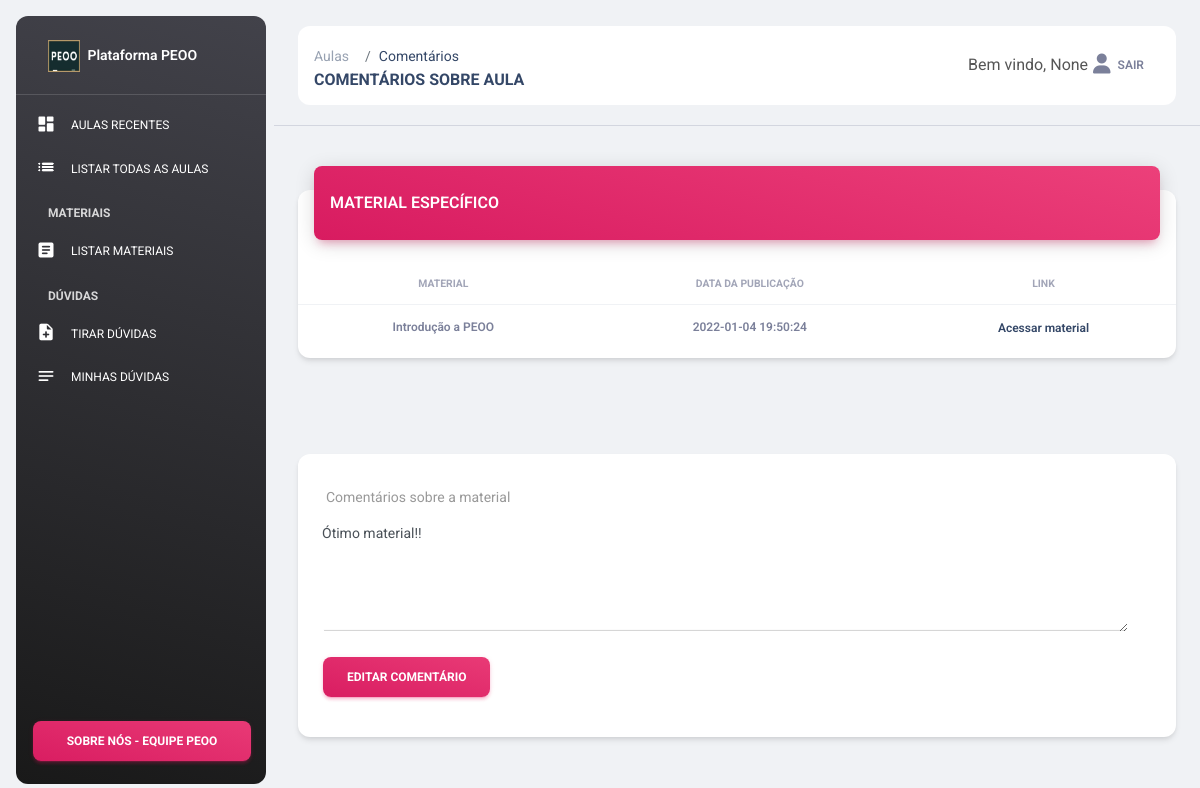
Page /materiais/comentarios/editar/10/ (signed in) on the committed database.
### tables this page shows
CREATE TABLE materiais (
  id integer primary key,
  titulo text not null,
  descricao text not null,
  publicacao datetime default (
    strftime('%Y-%m-%d %H:%M:%S', 'now', 'localtime')
  ),
  link text not null,
  teacher_id integer,
  foreign key (teacher_id) references usuarios (id)
);

CREATE TABLE comentarios_materiais(
  id integer primary key autoincrement, 
  comentario text not null,
  created_at datetime default (
    strftime('%Y-%m-%d %H:%M:%S', 'now', 'localtime')
  ),
  usuario_id integer,
  material_id integer,
  foreign key (usuario_id) references usuarios (id),
  foreign key (material_id) references materiais (id)
);

### app/routes.py (the view, shortened to what this page needs)
@app.route('/materiais/comentarios/editar/<comentario_id>/', methods=['GET', 'POST',])
@login_is_required
def editar_comentario_material(comentario_id):
  comentariosdao = ComentariosMaterialDAO(get_db())
  comentario = comentariosdao.obter(comentario_id)
  if( comentario is not None ):
    if( comentario[3] != session['infos']['id'] ):
      flash('Não é possível editar um comentário que não foi você quem fez!', 'warning')
      return redirect(url_for('materiais_comentarios', material_id=comentario[4]))
  else:
    flash("Comentário inexistente!", 'danger')
    return redirect(url_for('materiais_comentarios', material_id=comentario[4]))
  materialdao = MaterialDAO(get_db())
  material = materialdao.obter(comentario[4])
  return render_template('comentarios-materiais-editar.html', material=material, comentario=comentario)

### app/controllers/comentariosmaterialdao.py (called while the page is built)
  def obter(self, comentario_id):
    sql = """
    select *
    from comentarios_materiais
    where id = ?;
    """
    self.cursor.execute(sql, (comentario_id,))
    return self.cursor.fetchone()

### app/controllers/materiaisdao.py (called while the page is built)
  def obter(self, id):
    sql = """
    select * from materiais
    where id = ?;
    """
    cursor = self.db.cursor()
    cursor.execute(sql, (id,))
    return cursor.fetchone()

### app/models/connection.py (called while the page is built)
def get_db():
  db = getattr(g, '_database', None)
  if db is None:
    g._database = sqlite3.connect(DATABASE)
    db = g._database
  return db

@app.teardown_appcontext
def close_connection(exception):
  db = getattr(g, '_database', None)
  if db is not None:
    db.close()

### app/utils/__init__.py (called while the page is built)
def login_is_required(f):
  @wraps(f)
  def decorated_function(*args, **kwargs):
    if( session.get('logged') is None ):
      flash("É necessário estar logado para ter acesso a essa funcionalidade!", "warning")
      return redirect(url_for("signin_suap"))
    return f(*args, **kwargs)
  return decorated_function

### app/templates/comentarios-materiais-editar.html (shortened to what this page needs)
<!DOCTYPE html>
<html lang="en">
<head>
  {% include "components/head.html" %}
</head>
<body class="g-sidenav-show  bg-gray-200">
  {% if session['infos']['tipo_vinculo'] == 1 %}
    {% include "components/navbar.html" %}
  {% else %}
    {% include "components/navbar-aluno.html" %}
  {% endif %}
  <main class="main-content position-relative max-height-vh-100 h-100 border-radius-lg "><br>
  <nav class="navbar navbar-main navbar-expand-lg nav-fixed-top px-0 mx-4 shadow-none border-radius-xl" id="navbarBlur" navbar-scroll="true">
    <div class="container-fluid py-1 px-3">
      <nav aria-label="breadcrumb">
        <ol class="breadcrumb bg-transparent mb-0 pb-0 pt-2 px-0 me-sm-6 me-5">
          <li class="breadcrumb-item text-sm"><a class="opacity-5 text-dark" href="javascript:;">Aulas</a></li>
          <li class="breadcrumb-item text-sm text-dark active" aria-current="page">Comentários</li>
        </ol>
        <h6 class="font-weight-bolder mb-0">Comentários sobre aula</h6>
      </nav>
      <div class="collapse navbar-collapse mt-sm-0 mt-2 me-md-0 me-sm-4" id="navbar">
        <ul class="navbar-nav ms-md-auto pe-md-3 d-flex align-items-center justify-content-end">
          <li class="nav-item d-flex align-items-center">
            <span class="d-sm-inline d-none">Bem vindo, {{session['infos']['nome_usual']}}</span>
          </li>
          <li class="nav-item d-flex align-items-center">
            <a href="{{ url_for('logout') }}" class="nav-link text-body font-weight-bold px-0">
              <i class="fa fa-user me-sm-1"></i>
              <span class="d-sm-inline d-none">Sair</span>
            </a>
          </li>
        </ul>
      </div>
    </div>
  </nav>
	<hr>
    <div class="container-fluid py-4">
      <div class="row">
        <div class="col-12">
          <div class="card my-4">
            <div class="card-header p-0 position-relative mt-n4 mx-3 z-index-2">
              <div class="bg-gradient-primary shadow-primary border-radius-lg pt-4 pb-3">
                <h6 class="text-white text-capitalize ps-3">MATERIAL ESPECÍFICO</h6>
              </div>
            </div>
            <div class="card-body px-0 pb-2">
              <div class="table-responsive p-0">
                <table class="table align-items-center mb-0">
                  <thead>
                    <tr>
                      <th class="text-center text-uppercase text-secondary text-xxs font-weight-bolder opacity-7">Material</th>
                      <th class="text-center text-uppercase text-secondary text-xxs font-weight-bolder opacity-7">Data da publicação</th>
                      <th class="text-center text-uppercase text-secondary text-xxs font-weight-bolder opacity-7">Link</th>
                    </tr>
                  </thead>
                  <tbody>
                    <tr>
                      <td class="align-middle text-center text-sm">
                        <p class="text-xs font-weight-bold mb-0">{{material[1]}}</p>
                      </td>
                      <td class="align-middle text-center text-sm">
                        <p class="text-xs font-weight-bold mb-0">{{material[3]}}</p>
                      </td>
                      <td class="align-middle text-center text-sm">
                        <a class="text-xs font-weight-bold mb-0" target="_blank" href="{{material[4]}}">Acessar material</a>
                      </td>
                    </tr>
                  </tbody>
                </table>
              </div>
            </div>
          </div>
        </div>
      </div>
    </div>
      <div class="container-fluid py-4">
        <div class="row">
          <div class="col-12">
            <div class="card my-4">
                <div class="card-body">
                  <form method="POST" action="/materiais/comentarios/editar/{{ comentario[0] }}/">
                      <div class="row">
                        <div class="row">
                        <div class="col-md-12">
                        <div class="form-group">
                          <div class="form-group">
                          <label class="bmd-label-floating">Comentários sobre a material</label>
                          <textarea name="Comentario" class="form-control" rows="5">{{ comentario[1] }}</textarea>
                          </div>
                        </div>
                        </div>
                        </div>
                      </div>
                      <button type="submit" class="btn bg-gradient-primary btn-fill pull-right">Editar comentário</button>
                    </div>
                </div>
              </div>
            </div>
          </div>
  </main>
</body>
</html>

### rows in the picture
materiais: titulo "Introdução a PEOO", publicacao "2022-01-04 19:50:24"
comentarios_materiais: Comentario "Ótimo material!!"

### other values in the picture
{{ session['infos']['nome_usual'] }} "None"
